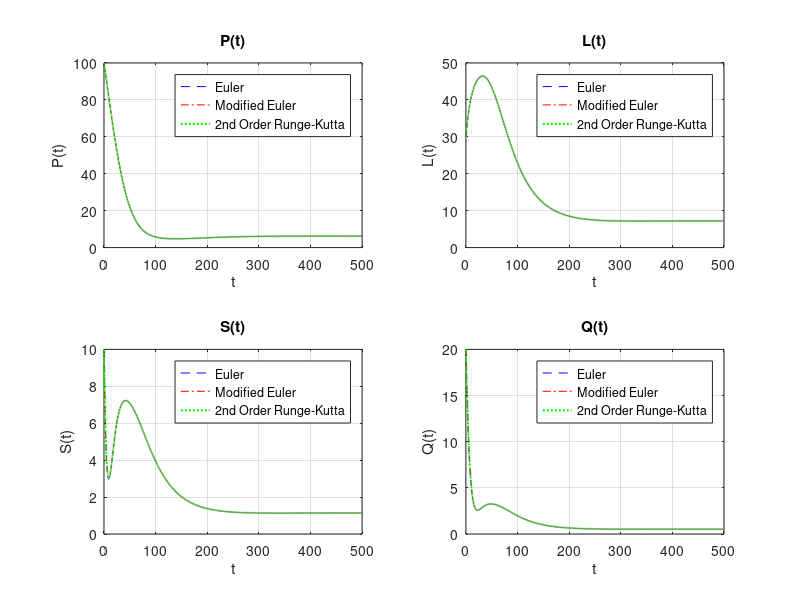

The MATLAB script that drew this image: (Note: this script raises an error after producing the figure.)
% Parametreler
A = 0.25; beta = 0.03; d = 0.004; mu = 0.008;
epsilon = 0.02; delta = 0.074; alpha = 0.15; b = 0.4;
% Adım büyüklüğü ve simülasyon süresi
h = 0.1;
t_end = 500;
t = 0:h:t_end;
N = length(t);
% Başlangıç değer kombinasyonları
initial_conditions = [
    100, 30, 10, 20; % İlk başlangıç seti
    30, 10, 20, 100; % İkinci başlangıç seti
    20, 100, 30, 10  % Üçüncü başlangıç seti
];
% Her başlangıç seti için grafikler
for i = 1:size(initial_conditions, 1)
    % Başlangıç değerlerini al
    P0 = initial_conditions(i, 1);
    L0 = initial_conditions(i, 2);
    S0 = initial_conditions(i, 3);
    Q0 = initial_conditions(i, 4);
    % Euler, Modified Euler ve Runge-Kutta için başlangıç koşulları
    P_euler = zeros(1, N); L_euler = zeros(1, N); S_euler = zeros(1, N); Q_euler = zeros(1, N);
    P_mod = zeros(1, N); L_mod = zeros(1, N); S_mod = zeros(1, N); Q_mod = zeros(1, N);
    P_rk2 = zeros(1, N); L_rk2 = zeros(1, N); S_rk2 = zeros(1, N); Q_rk2 = zeros(1, N);
    P_euler(1) = P0; L_euler(1) = L0; S_euler(1) = S0; Q_euler(1) = Q0;
    P_mod(1) = P0; L_mod(1) = L0; S_mod(1) = S0; Q_mod(1) = Q0;
    P_rk2(1) = P0; L_rk2(1) = L0; S_rk2(1) = S0; Q_rk2(1) = Q0;
    % Sayısal yöntemlerin uygulanması
    for n = 1:N-1
        % Euler yöntemi
        dP_euler = A - (2 * beta * P_euler(n) * L_euler(n)) / (P_euler(n) + L_euler(n)) - mu * P_euler(n);
        dL_euler = (2 * beta * P_euler(n) * L_euler(n)) / (P_euler(n) + L_euler(n)) - (epsilon + d + mu) * L_euler(n) + b * alpha * Q_euler(n);
        dS_euler = epsilon * L_euler(n) - delta * S_euler(n) - (d + mu) * S_euler(n) - (1 - b) * alpha * Q_euler(n);
        dQ_euler = delta * S_euler(n) - (mu + d) * Q_euler(n) - alpha * Q_euler(n);
        P_euler(n+1) = P_euler(n) + h * dP_euler;
        L_euler(n+1) = L_euler(n) + h * dL_euler;
        S_euler(n+1) = S_euler(n) + h * dS_euler;
        Q_euler(n+1) = Q_euler(n) + h * dQ_euler;
        % Modified Euler yöntemi
        dP_mod = dP_euler; dL_mod = dL_euler; dS_mod = dS_euler; dQ_mod = dQ_euler;
        P_star = P_mod(n) + h * dP_mod;
        L_star = L_mod(n) + h * dL_mod;
        S_star = S_mod(n) + h * dS_mod;
        Q_star = Q_mod(n) + h * dQ_mod;
        dP_star = A - (2 * beta * P_star * L_star) / (P_star + L_star) - mu * P_star;
        dL_star = (2 * beta * P_star * L_star) / (P_star + L_star) - (epsilon + d + mu) * L_star + b * alpha * Q_star;
        dS_star = epsilon * L_star - delta * S_star - (d + mu) * S_star - (1 - b) * alpha * Q_star;
        dQ_star = delta * S_star - (mu + d) * Q_star - alpha * Q_star;
        P_mod(n+1) = P_mod(n) + (h / 2) * (dP_mod + dP_star);
        L_mod(n+1) = L_mod(n) + (h / 2) * (dL_mod + dL_star);
        S_mod(n+1) = S_mod(n) + (h / 2) * (dS_mod + dS_star);
        Q_mod(n+1) = Q_mod(n) + (h / 2) * (dQ_mod + dQ_star);
        % 2nd Order Runge-Kutta yöntemi
        k1_P = dP_euler; k1_L = dL_euler; k1_S = dS_euler; k1_Q = dQ_euler;
        P_star = P_rk2(n) + h * k1_P;
        L_star = L_rk2(n) + h * k1_L;
        S_star = S_rk2(n) + h * k1_S;
        Q_star = Q_rk2(n) + h * k1_Q;
        k2_P = A - (2 * beta * P_star * L_star) / (P_star + L_star) - mu * P_star;
        k2_L = (2 * beta * P_star * L_star) / (P_star + L_star) - (epsilon + d + mu) * L_star + b * alpha * Q_star;
        k2_S = epsilon * L_star - delta * S_star - (d + mu) * S_star - (1 - b) * alpha * Q_star;
        k2_Q = delta * S_star - (mu + d) * Q_star - alpha * Q_star;
        P_rk2(n+1) = P_rk2(n) + (h / 2) * (k1_P + k2_P);
        L_rk2(n+1) = L_rk2(n) + (h / 2) * (k1_L + k2_L);
        S_rk2(n+1) = S_rk2(n) + (h / 2) * (k1_S + k2_S);
        Q_rk2(n+1) = Q_rk2(n) + (h / 2) * (k1_Q + k2_Q);
    end
    % Grafikler
    figure;
    subplot(2, 2, 1);
    plot(t, P_euler, 'b--', t, P_mod, 'r-.', t, P_rk2, 'g:', 'LineWidth', 1.5);
    xlabel('t'); ylabel('P(t)'); title('P(t)');
    legend('Euler', 'Modified Euler', '2nd Order Runge-Kutta'); grid on;
    subplot(2, 2, 2);
    plot(t, L_euler, 'b--', t, L_mod, 'r-.', t, L_rk2, 'g:', 'LineWidth', 1.5);
    xlabel('t'); ylabel('L(t)'); title('L(t)');
    legend('Euler', 'Modified Euler', '2nd Order Runge-Kutta'); grid on;
    subplot(2, 2, 3);
    plot(t, S_euler, 'b--', t, S_mod, 'r-.', t, S_rk2, 'g:', 'LineWidth', 1.5);
    xlabel('t'); ylabel('S(t)'); title('S(t)');
    legend('Euler', 'Modified Euler', '2nd Order Runge-Kutta'); grid on;
    subplot(2, 2, 4);
    plot(t, Q_euler, 'b--', t, Q_mod, 'r-.', t, Q_rk2, 'g:', 'LineWidth', 1.5);
    xlabel('t'); ylabel('Q(t)'); title('Q(t)');
    legend('Euler', 'Modified Euler', '2nd Order Runge-Kutta'); grid on;
    sgtitle(['P0=', num2str(P0), ', L0=', num2str(L0), ', S0=', num2str(S0), ', Q0=', num2str(Q0)]);
end
